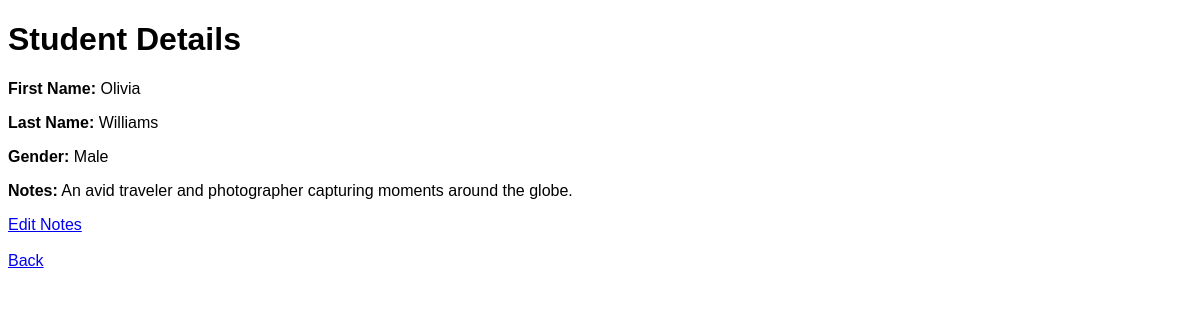
Screenshot of /details.php?id=1023 (signed in) with the database file from the repository.
### tables this page shows
CREATE TABLE `student_list` (
  `id` int(11) NOT NULL,
  `first_name` varchar(50) NOT NULL,
  `last_name` varchar(50) NOT NULL,
  `birth_day` varchar(10) NOT NULL,
  `added_at` datetime NOT NULL DEFAULT current_timestamp(),
  `gender` varchar(10) NOT NULL,
  `notes` text NOT NULL
);

### details.php (the view, shortened to what this page needs)
<?php
$con = connection();
if (isset($_GET['id'])) {
    $id = $_GET['id'];
    $sql = "SELECT * FROM student_list WHERE ID = '$id'";
    $result = $con->query($sql) or die($con->error);
    $row = $result->fetch_assoc();
}
?>
<!DOCTYPE html>
<html lang="en">
<head>
    <link rel="stylesheet" href="css/style.css">
</head>
<body>
    <h1>Student Details</h1>
    <p><strong>First Name:</strong>
        <?php echo $row['first_name']; ?>
    </p>
    <p><strong>Last Name:</strong>
        <?php echo $row['last_name']; ?>
    </p>
    <p><strong>Gender:</strong>
        <?php echo $row['gender']; ?>
    </p>
    <p><strong>Notes:</strong>
        <?php echo $row['notes']; ?>
    </p>
    <?php if ($_SESSION['Access'] === 'administrator') { ?>
        <a href="update_notes.php?id=<?php echo $id; ?>">Edit Notes</a>
    <?php } ?><br><br>
    <a href="index.php">Back</a>
</body>
</html>

### css/style.css (style rules this page uses)
body { font-family: "Arial"; }

### rows the page displays
student_list: first_name "Olivia", last_name "Williams", gender "Male", notes "An avid traveler and photographer capturing moments around the globe."
